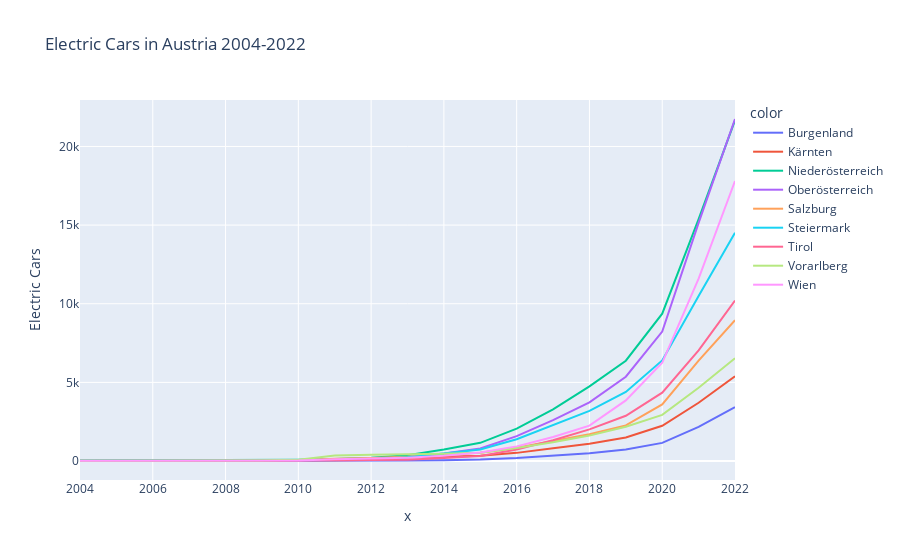

Write notebook code for a chart like this one.
### Code cell
px.line(df_electro, x=df_electro.index.get_level_values(1), y='ELECTRICITY', title='Electric Cars in Austria 2004-2022', labels={'ELECTRICITY': 'Electric Cars', 'index': 'Year'}, color=df_electro.index.get_level_values(0))

### Figure 1 — Plotly figure (JSON) as saved in the notebook; plotly's stock layout.template omitted (floating-point values rounded to 4 significant figures)
{"data": [{"hovertemplate": "color=Burgenland<br>x=%{x}<br>Electric Cars=%{y}<extra></extra>", "legendgroup": "Burgenland", "line": {"color": "#636efa", "dash": "solid"}, "marker": {"symbol": "circle"}, "mode": "lines", "name": "Burgenland", "orientation": "v", "showlegend": true, "type": "scatter", "x": [2004, 2005, 2006, 2007, 2008, 2009, 2010, 2011, 2012, 2013, 2014, 2015, 2016, 2017, 2018, 2019, 2020, 2021, 2022], "xaxis": "x", "y": [1, 1, 1, 1, 1, 2, 5, 10, 19, 34, 55, 93, 188, 338, 490, 728, 1151, 2172, 3420], "yaxis": "y"}, {"hovertemplate": "color=Kärnten<br>x=%{x}<br>Electric Cars=%{y}<extra></extra>", "legendgroup": "Kärnten", "line": {"color": "#EF553B", "dash": "solid"}, "marker": {"symbol": "circle"}, "mode": "lines", "name": "Kärnten", "orientation": "v", "showlegend": true, "type": "scatter", "x": [2004, 2005, 2006, 2007, 2008, 2009, 2010, 2011, 2012, 2013, 2014, 2015, 2016, 2017, 2018, 2019, 2020, 2021, 2022], "xaxis": "x", "y": [13, 15, 17, 17, 34, 46, 55, 99, 141, 203, 264, 341, 518, 805, 1092, 1492, 2241, 3703, 5388], "yaxis": "y"}, {"hovertemplate": "color=Niederösterreich<br>x=%{x}<br>Electric Cars=%{y}<extra></extra>", "legendgroup": "Niederösterreich", "line": {"color": "#00cc96", "dash": "solid"}, "marker": {"symbol": "circle"}, "mode": "lines", "name": "Niederösterreich", "orientation": "v", "showlegend": true, "type": "scatter", "x": [2004, 2005, 2006, 2007, 2008, 2009, 2010, 2011, 2012, 2013, 2014, 2015, 2016, 2017, 2018, 2019, 2020, 2021, 2022], "xaxis": "x", "y": [40, 46, 49, 51, 52, 65, 78, 128, 207, 368, 731, 1157, 2058, 3290, 4750, 6378, 9369, 15377, 21665], "yaxis": "y"}, {"hovertemplate": "color=Oberösterreich<br>x=%{x}<br>Electric Cars=%{y}<extra></extra>", "legendgroup": "Oberösterreich", "line": {"color": "#ab63fa", "dash": "solid"}, "marker": {"symbol": "circle"}, "mode": "lines", "name": "Oberösterreich", "orientation": "v", "showlegend": true, "type": "scatter", "x": [2004, 2005, 2006, 2007, 2008, 2009, 2010, 2011, 2012, 2013, 2014, 2015, 2016, 2017, 2018, 2019, 2020, 2021, 2022], "xaxis": "x", "y": [8, 4, 6, 9, 9, 11, 19, 63, 126, 254, 471, 799, 1579, 2598, 3733, 5358, 8229, 15141, 21746], "yaxis": "y"}, {"hovertemplate": "color=Salzburg<br>x=%{x}<br>Electric Cars=%{y}<extra></extra>", "legendgroup": "Salzburg", "line": {"color": "#FFA15A", "dash": "solid"}, "marker": {"symbol": "circle"}, "mode": "lines", "name": "Salzburg", "orientation": "v", "showlegend": true, "type": "scatter", "x": [2004, 2005, 2006, 2007, 2008, 2009, 2010, 2011, 2012, 2013, 2014, 2015, 2016, 2017, 2018, 2019, 2020, 2021, 2022], "xaxis": "x", "y": [9, 7, 3, 3, 2, 4, 44, 142, 191, 266, 393, 526, 850, 1267, 1700, 2268, 3600, 6383, 8957], "yaxis": "y"}, {"hovertemplate": "color=Steiermark<br>x=%{x}<br>Electric Cars=%{y}<extra></extra>", "legendgroup": "Steiermark", "line": {"color": "#19d3f3", "dash": "solid"}, "marker": {"symbol": "circle"}, "mode": "lines", "name": "Steiermark", "orientation": "v", "showlegend": true, "type": "scatter", "x": [2004, 2005, 2006, 2007, 2008, 2009, 2010, 2011, 2012, 2013, 2014, 2015, 2016, 2017, 2018, 2019, 2020, 2021, 2022], "xaxis": "x", "y": [12, 11, 10, 10, 11, 15, 18, 47, 110, 233, 483, 731, 1383, 2279, 3188, 4391, 6393, 10487, 14510], "yaxis": "y"}, {"hovertemplate": "color=Tirol<br>x=%{x}<br>Electric Cars=%{y}<extra></extra>", "legendgroup": "Tirol", "line": {"color": "#FF6692", "dash": "solid"}, "marker": {"symbol": "circle"}, "mode": "lines", "name": "Tirol", "orientation": "v", "showlegend": true, "type": "scatter", "x": [2004, 2005, 2006, 2007, 2008, 2009, 2010, 2011, 2012, 2013, 2014, 2015, 2016, 2017, 2018, 2019, 2020, 2021, 2022], "xaxis": "x", "y": [6, 5, 4, 6, 6, 8, 14, 36, 62, 87, 193, 321, 734, 1316, 2010, 2877, 4348, 7030, 10204], "yaxis": "y"}, {"hovertemplate": "color=Vorarlberg<br>x=%{x}<br>Electric Cars=%{y}<extra></extra>", "legendgroup": "Vorarlberg", "line": {"color": "#B6E880", "dash": "solid"}, "marker": {"symbol": "circle"}, "mode": "lines", "name": "Vorarlberg", "orientation": "v", "showlegend": true, "type": "scatter", "x": [2004, 2005, 2006, 2007, 2008, 2009, 2010, 2011, 2012, 2013, 2014, 2015, 2016, 2017, 2018, 2019, 2020, 2021, 2022], "xaxis": "x", "y": [17, 16, 17, 17, 16, 54, 84, 354, 396, 417, 459, 523, 833, 1193, 1616, 2178, 2931, 4655, 6530], "yaxis": "y"}, {"hovertemplate": "color=Wien<br>x=%{x}<br>Electric Cars=%{y}<extra></extra>", "legendgroup": "Wien", "line": {"color": "#FF97FF", "dash": "solid"}, "marker": {"symbol": "circle"}, "mode": "lines", "name": "Wien", "orientation": "v", "showlegend": true, "type": "scatter", "x": [2004, 2005, 2006, 2007, 2008, 2009, 2010, 2011, 2012, 2013, 2014, 2015, 2016, 2017, 2018, 2019, 2020, 2021, 2022], "xaxis": "x", "y": [22, 22, 20, 17, 15, 18, 36, 110, 137, 208, 337, 541, 930, 1532, 2252, 3853, 6245, 11591, 17805], "yaxis": "y"}], "layout": {"legend": {"title": {"text": "color"}, "tracegroupgap": 0}, "title": {"text": "Electric Cars in Austria 2004-2022"}, "xaxis": {"anchor": "y", "domain": [0, 1], "title": {"text": "x"}}, "yaxis": {"anchor": "x", "domain": [0, 1], "title": {"text": "Electric Cars"}}}}
